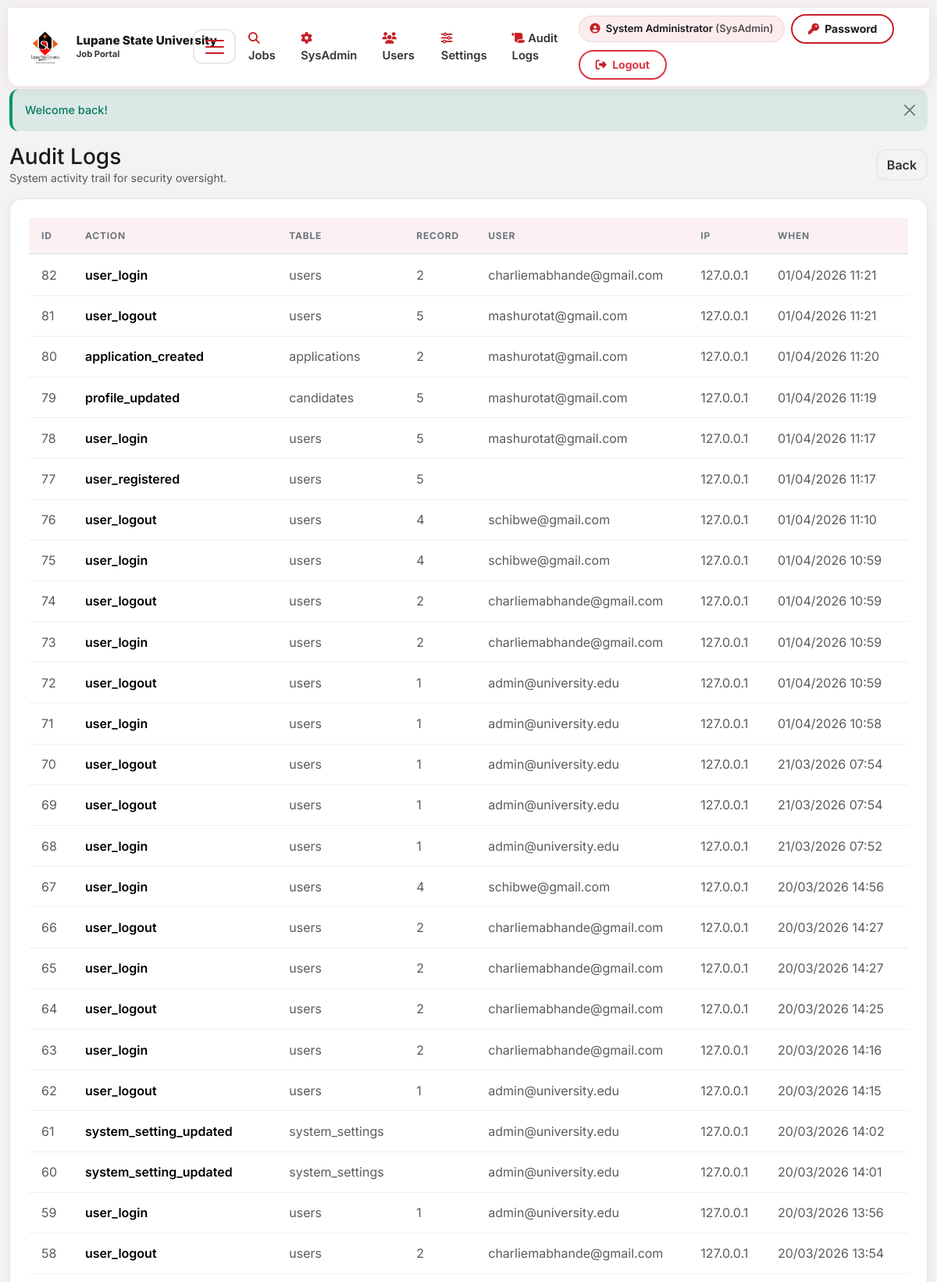
Screenshot of /admin/logs.php (signed in, upper part) with the database file from the repository.
### tables this page shows
CREATE TABLE `audit_logs` (
  `log_id` int(11) NOT NULL,
  `user_id` int(11) DEFAULT NULL,
  `action` varchar(100) NOT NULL,
  `table_name` varchar(100) DEFAULT NULL,
  `record_id` int(11) DEFAULT NULL,
  `old_values` text DEFAULT NULL COMMENT 'JSON',
  `new_values` text DEFAULT NULL COMMENT 'JSON',
  `ip_address` varchar(45) DEFAULT NULL,
  `user_agent` text DEFAULT NULL,
  `created_at` timestamp NOT NULL DEFAULT current_timestamp()
);

CREATE TABLE `users` (
  `user_id` int(11) NOT NULL,
  `email` varchar(255) NOT NULL,
  `password` varchar(255) NOT NULL,
  `role_id` int(11) NOT NULL DEFAULT 1,
  `first_name` varchar(100) NOT NULL,
  `last_name` varchar(100) NOT NULL,
  `phone` varchar(20) DEFAULT NULL,
  `is_active` tinyint(1) NOT NULL DEFAULT 1,
  `email_verified` tinyint(1) NOT NULL DEFAULT 0,
  `verification_token` varchar(255) DEFAULT NULL,
  `reset_token` varchar(255) DEFAULT NULL,
  `reset_token_expiry` datetime DEFAULT NULL,
  `last_login` datetime DEFAULT NULL,
  `created_at` timestamp NOT NULL DEFAULT current_timestamp(),
  `updated_at` timestamp NOT NULL DEFAULT current_timestamp() ON UPDATE current_timestamp()
);

### includes/security.php (called while the page is built, shortened)
<?php
function escape($string) {
    return htmlspecialchars($string, ENT_QUOTES, 'UTF-8');
}

### includes/functions.php (called while the page is built, shortened)
<?php
function formatDateTimeDisplay($date) {
    try {
        return (new DateTime($date))->format('d/m/Y H:i');
    } catch (Exception $e) {
        return '';
    }
}

### admin/logs.php (the view, shortened to what this page needs)
<?php
$db = getDBConnection();
$stmt = $db->prepare("
    SELECT l.log_id, l.action, l.table_name, l.record_id, l.ip_address, l.created_at,
           u.email
    FROM audit_logs l
    LEFT JOIN users u ON l.user_id = u.user_id
    ORDER BY l.created_at DESC
    LIMIT 300
");
$stmt->execute();
$logs = $stmt->fetchAll();
require_once BASE_PATH . '/includes/header.php';
?>
<div class="d-flex jp-page-toolbar justify-content-between align-items-center mb-3">
    <div class="min-w-0">
        <h1 class="h3 mb-0">Audit Logs</h1>
        <div class="text-muted small">System activity trail for security oversight.</div>
    </div>
    <a class="btn btn-outline-secondary flex-shrink-0" href="<?php echo BASE_URL; ?>/admin/dashboard.php">Back</a>
</div>
<div class="card">
    <div class="card-body">
        <div class="table-responsive">
            <table class="table mb-0">
                <thead>
                    <tr>
                        <th>ID</th>
                        <th>Action</th>
                        <th>Table</th>
                        <th>Record</th>
                        <th>User</th>
                        <th>IP</th>
                        <th>When</th>
                    </tr>
                </thead>
                <tbody>
                    <?php foreach ($logs as $l): ?>
                        <tr>
                            <td class="text-muted"><?php echo (int)$l['log_id']; ?></td>
                            <td class="fw-semibold"><?php echo escape($l['action']); ?></td>
                            <td class="text-muted"><?php echo escape($l['table_name'] ?? ''); ?></td>
                            <td class="text-muted"><?php echo escape($l['record_id'] ?? ''); ?></td>
                            <td class="text-muted"><?php echo escape($l['email'] ?? ''); ?></td>
                            <td class="text-muted"><?php echo escape($l['ip_address'] ?? ''); ?></td>
                            <td class="text-muted"><?php echo escape(formatDateTimeDisplay($l['created_at'])); ?></td>
                        </tr>
                    <?php endforeach; ?>
                </tbody>
            </table>
        </div>
    </div>
</div>
<?php require_once BASE_PATH . '/includes/footer.php'; ?>

### assets/css/app.css (style rules this page uses)
:root { --bs-primary: #c61f26; --bs-primary-rgb: 198, 31, 38; --bs-link-color: #c61f26; --bs-link-hover-color: #8f151a; --bs-border-radius: 12px; }
* { box-sizing: border-box; }
body { font-family: 'Inter', -apple-system, BlinkMacSystemFont, 'Segoe UI', Roboto, sans-serif; color: #1a1a1a; background: #f3f3f4; min-height: 100vh; min-height: 100dvh; display: flex; flex-direction: column; -webkit-font-smoothing: antialiased; padding-top: 90px; padding-bottom: env(safe-area-inset-bottom, 0px); }
h1,h2,h3,h4,h5,h6 { color: #1a1a1a; font-weight: 700; }
a { color: #c61f26; transition: color .2s; }
.card { border: 1px solid #e8e8e8; border-radius: 16px; box-shadow: 0 4px 12px rgba(0,0,0,.06); background: #fff; transition: box-shadow .3s ease; }
.card-body { padding: 1.5rem; }
.table { border-collapse: separate; border-spacing: 0; }
.table td, .table th { vertical-align: middle; }
.table thead th { background: rgba(198,31,38,.06); font-weight: 700; font-size: .75rem; text-transform: uppercase; letter-spacing: .8px; color: #6c757d; border-bottom: 2px solid #e8e8e8; padding: .85rem 1rem; }
.table tbody tr { transition: background .2s ease; }
.table tbody td { padding: .85rem 1rem; border-bottom: 1px solid #f0f0f0; }
.btn { border-radius: 12px; font-weight: 600; transition: all .3s ease; }
.btn-outline-secondary { border: 2px solid #e8e8e8; color: #333; }
.table-responsive { overflow-x: auto; -webkit-overflow-scrolling: touch; }
:root { --lsu-red: #c61f26; --lsu-red-dark: #8f151a; --lsu-orange: #E35D1E; --lsu-orange-rgb: 227, 93, 30; --lsu-orange-soft: #EF8A56; --lsu-navy-text: #1a1a1a; --lsu-bg-soft: #f3f3f4; --bs-primary: #c61f26; --bs-primary-rgb: 198, 31, 38; --bs-link-color: #c61f26; --bs-link-hover-color: #8f151a; }
body { color: #1a1a1a; background: #f3f3f4; }
h1, h2, h3, h4, h5, h6, .section-label, .results-count strong { color: #1a1a1a !important; }
html { -webkit-text-size-adjust: 100%; text-size-adjust: 100%; scroll-behavior: smooth; }
html { overflow-x: hidden; }
.min-w-0 { min-width: 0 !important; }
.jp-page-toolbar { flex-direction: column; align-items: stretch !important; gap: 0.75rem; }
@media (min-width: 768px) { .jp-page-toolbar { flex-direction: row; align-items: center !important; justify-content: space-between; } }
.jp-page-toolbar .btn { width: 100%; }
@media (min-width: 768px) { .jp-page-toolbar .btn { width: auto; } }

### rows the page displays
audit_logs: log_id "82", action "user_login", table_name "users", record "2", user.email "charliemabhande@gmail.com", ip_address "127.0.0.1", created_at "01/04/2026 11:21"
audit_logs: log_id "81", action "user_logout", table_name "users", record "5", user.email "mashurotat@gmail.com", ip_address "127.0.0.1", created_at "01/04/2026 11:21"
audit_logs: log_id "80", action "application_created", table_name "applications", record "2", user.email "mashurotat@gmail.com", ip_address "127.0.0.1", created_at "01/04/2026 11:20"
audit_logs: log_id "79", action "profile_updated", table_name "candidates", record "5", user.email "mashurotat@gmail.com", ip_address "127.0.0.1", created_at "01/04/2026 11:19"
audit_logs: log_id "78", action "user_login", table_name "users", record "5", user.email "mashurotat@gmail.com", ip_address "127.0.0.1", created_at "01/04/2026 11:17"
audit_logs: log_id "77", action "user_registered", table_name "users", record "5", ip_address "127.0.0.1", created_at "01/04/2026 11:17"
audit_logs: log_id "76", action "user_logout", table_name "users", record "4", user.email "schibwe@gmail.com", ip_address "127.0.0.1", created_at "01/04/2026 11:10"
audit_logs: log_id "75", action "user_login", table_name "users", record "4", user.email "schibwe@gmail.com", ip_address "127.0.0.1", created_at "01/04/2026 10:59"
audit_logs: log_id "74", action "user_logout", table_name "users", record "2", user.email "charliemabhande@gmail.com", ip_address "127.0.0.1", created_at "01/04/2026 10:59"
audit_logs: log_id "73", action "user_login", table_name "users", record "2", user.email "charliemabhande@gmail.com", ip_address "127.0.0.1", created_at "01/04/2026 10:59"
audit_logs: log_id "72", action "user_logout", table_name "users", record "1", user.email "admin@university.edu", ip_address "127.0.0.1", created_at "01/04/2026 10:59"
audit_logs: log_id "71", action "user_login", table_name "users", record "1", user.email "admin@university.edu", ip_address "127.0.0.1", created_at "01/04/2026 10:58"
audit_logs: log_id "70", action "user_logout", table_name "users", record "1", user.email "admin@university.edu", ip_address "127.0.0.1", created_at "21/03/2026 07:54"
audit_logs: log_id "69", action "user_logout", table_name "users", record "1", user.email "admin@university.edu", ip_address "127.0.0.1", created_at "21/03/2026 07:54"
audit_logs: log_id "68", action "user_login", table_name "users", record "1", user.email "admin@university.edu", ip_address "127.0.0.1", created_at "21/03/2026 07:52"
audit_logs: log_id "67", action "user_login", table_name "users", record "4", user.email "schibwe@gmail.com", ip_address "127.0.0.1", created_at "20/03/2026 14:56"
audit_logs: log_id "66", action "user_logout", table_name "users", record "2", user.email "charliemabhande@gmail.com", ip_address "127.0.0.1", created_at "20/03/2026 14:27"
audit_logs: log_id "65", action "user_login", table_name "users", record "2", user.email "charliemabhande@gmail.com", ip_address "127.0.0.1", created_at "20/03/2026 14:27"
audit_logs: log_id "64", action "user_logout", table_name "users", record "2", user.email "charliemabhande@gmail.com", ip_address "127.0.0.1", created_at "20/03/2026 14:25"
audit_logs: log_id "63", action "user_login", table_name "users", record "2", user.email "charliemabhande@gmail.com", ip_address "127.0.0.1", created_at "20/03/2026 14:16"
audit_logs: log_id "62", action "user_logout", table_name "users", record "1", user.email "admin@university.edu", ip_address "127.0.0.1", created_at "20/03/2026 14:15"
audit_logs: log_id "61", action "system_setting_updated", table_name "system_settings", user.email "admin@university.edu", ip_address "127.0.0.1", created_at "20/03/2026 14:02"
audit_logs: log_id "60", action "system_setting_updated", table_name "system_settings", user.email "admin@university.edu", ip_address "127.0.0.1", created_at "20/03/2026 14:01"
audit_logs: log_id "59", action "user_login", table_name "users", record "1", user.email "admin@university.edu", ip_address "127.0.0.1", created_at "20/03/2026 13:56"
audit_logs: log_id "58", action "user_logout", table_name "users", record "2", user.email "charliemabhande@gmail.com", ip_address "127.0.0.1", created_at "20/03/2026 13:54"

### other values shown
$label "Jobs SysAdmin Users Settings Audit Logs"
$_SESSION['role_name'] "SysAdmin"
$flash['message'] "Welcome back!"
